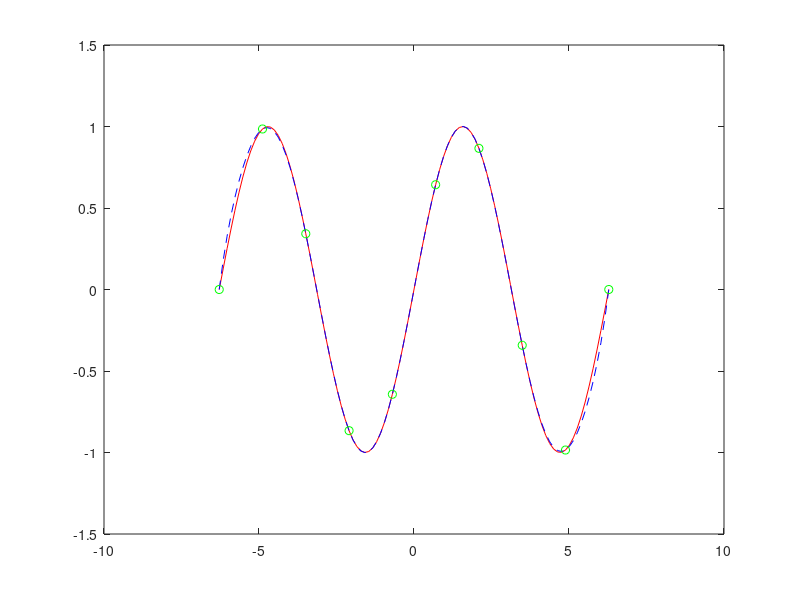

This chart was generated by the following MATLAB code:
d = linspace(-2*pi, 2*pi,10);

f = sin(d);

a = vander(d);

c = inv(a)*f';

x = linspace(-2*pi, 2*pi,100);

s = sin(x);

p = polyval(c,linspace(-2*pi, 2*pi,100));

plot(x, s, 'r')
hold on
plot(x, p, 'b--')
plot(d, f, 'go')
hold off